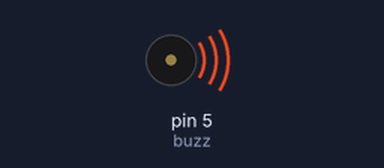
A sketch run on a simulated Arduino Uno, built with avr-gcc and run on an emulated ATmega328P. Shown: buzzer (waves = sounding).

Above: at 0.2 s.
Timing chart, 0 to 3.0 s (numbered marks = the images above):
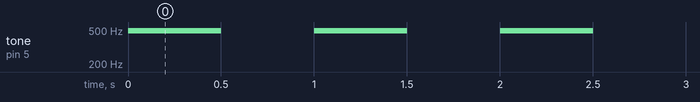

The sketch:

buzzer.ino
```cpp
const int buzz = 5;

#include <EasyBuzzer.h>
//#include <ESP8266WiFi.h>

#define DO  261
#define DOs 277
#define RE  293
#define REs 311
#define MI  329
#define FA  349
#define FAs 369
#define SOL  392
#define SOLs 415
#define LA  440
#define LAs 466
#define SI  493

void setup() {
  // put your setup code here, to run once:

  // tone(buzz, SI);
  // delay(1000);
  // noTone(buzz);
  // delay(1000);

  EasyBuzzer.setPin(buzz);
  // EasyBuzzer.singleBeep(10,200);
  // EasyBuzzer.stopBeep();

}

void loop() {
  // put your main code here, to run repeatedly:

  //generar tono de 440Hz durante 1000 ms
  // tone(buzz, SI);
  // delay(1000);
  // noTone(buzz);
  // delay(1000);
  // delay(500);
  // tone(buzz, SI, 500);
  // delay(500);
  // tone(buzz, SI, 1000);
  // delay(500);

  // tone(buzz, SI, 500);
  // delay(500);
  tone(buzz, SI, 500);
  delay(500);
  // tone(buzz, SI, 1000);
  // delay(500);

  noTone(buzz);

  // delay(1000);
  // EasyBuzzer.update();

  delay(500);
  // EasyBuzzer.beep(SI,3)

}
```

Measured:
- by itself, tone on pin 5 (buzz): alternates 493 Hz for 0.50 s and silent for 0.50 s
